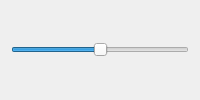
<ui version="4.0">
 <class>DimBrowsersConfig</class>
 <widget class="QWidget" name="DimBrowsersConfig">
  <layout class="QVBoxLayout" name="verticalLayout">
   <item>
    <widget class="QSlider" name="kcfg_darkenFactor">
     <property name="orientation">
      <enum>Qt::Horizontal</enum>
     </property>
     <property name="minimum">
      <number>0</number>
     </property>
     <property name="maximum">
      <number>100</number>
     </property>
     <property name="value">
      <number>50</number>
     </property>
     <property name="toolTip">
      <string>Set how much to darken browser windows (0 = none, 100 = max)</string>
     </property>
    </widget>
   </item>
  </layout>
 </widget>
 <resources/>
 <connections/>
</ui>
